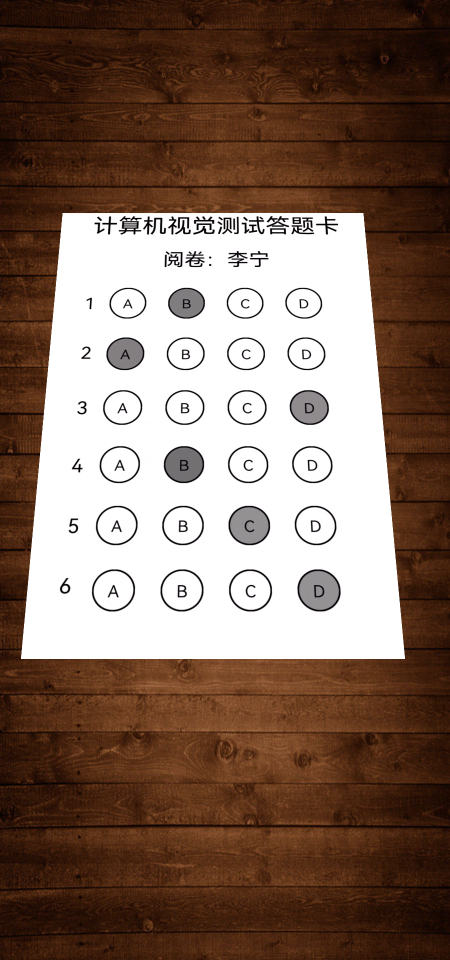
//> input picture data/samples/slant_card.png, 900 x 1920 px (shown at 1/2 size)
$ ./diag   (built with g++ and OpenCV 4)
//> lines starting //> are read from the running program, lines starting //| are printed output that depends on the picture; after the words box and inside, x2 and y2 are one past the last pixel; in counts of white or black regions, pixels touching at a corner belong together
// 诊断工具：打印答题卡定位过程中每一步的实际情况
#include <opencv2/opencv.hpp>
#include <opencv2/geometry.hpp>
#include <iostream>
#include <algorithm>
#include <vector>

int main(int argc, char** argv)
{
	std::string path = argc > 1 ? argv[1] : "slant_card.png";
	cv::Mat img = cv::imread(path);
//> img is the input picture: 1920 rows x 900 cols, CV_8UC3; mean B, G, R 94.8, 107.9, 130.9
	if (img.empty()) { std::cerr << "cannot read\n"; return 1; }

	cv::Mat gray, blur, edged;
	cv::cvtColor(img, gray, cv::COLOR_BGR2GRAY);
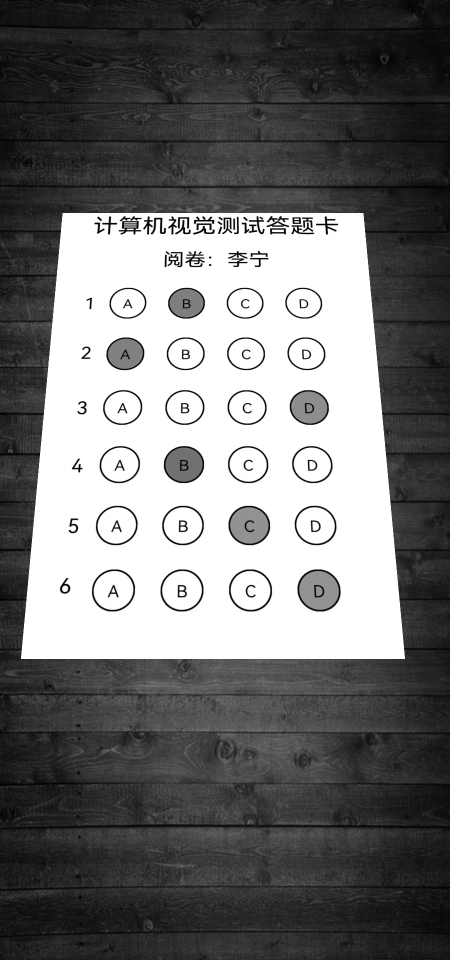
//> gray: 1920 rows x 900 cols, CV_8UC1 (shown at 1/2 size); min 0, max 255, mean 113.3
	cv::GaussianBlur(gray, blur, cv::Size(5, 5), 0);
	cv::Canny(blur, edged, 50, 200);
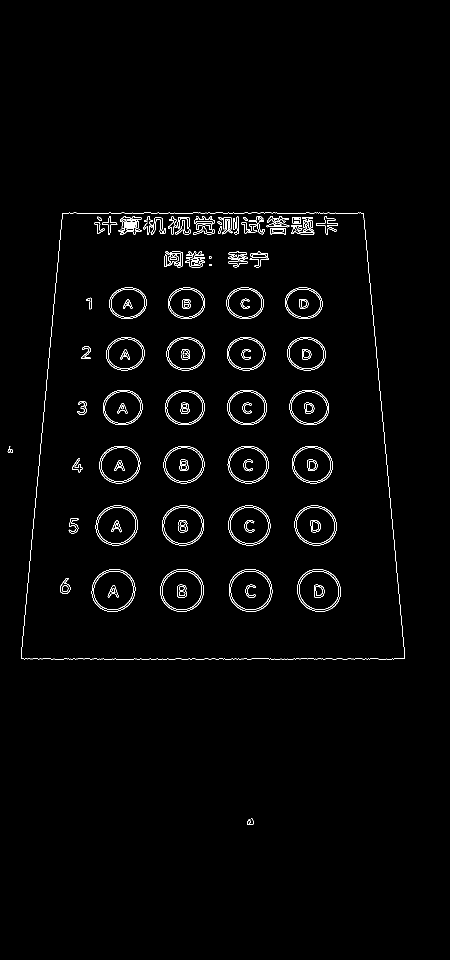
//> edged: 1920 rows x 900 cols, CV_8UC1 (shown at 1/2 size); 1.4% white in thin lines or dots, all inside (x1, y1, x2, y2) = (15, 425, 810, 1650)

	std::vector<std::vector<cv::Point>> contours;
	cv::findContours(edged, contours, cv::RETR_EXTERNAL, cv::CHAIN_APPROX_SIMPLE);
//> contours = 3 contours; box (x1, y1, x2, y2) and area: (42, 425, 810, 1319) 610938, (15, 892, 26, 906) 50, (494, 1636, 508, 1650) 47

	std::cout << "image: " << img.cols << "x" << img.rows << "\n";
//| image: 900x1920
	std::cout << "contours: " << contours.size() << "\n\n";
//| contours: 3

	struct Row { double area; size_t verts; double peri; double eps; };
	std::vector<Row> rows;
	for (const auto& c : contours)
	{
		std::vector<cv::Point> approx;
		double peri = cv::arcLength(c, true);
		double eps = peri * 0.02;
		cv::approxPolyDP(c, approx, eps, true);
		rows.push_back({ cv::contourArea(c), approx.size(), peri, eps });
	}
//> this loop made 3 passes
//> (peri, eps) on passes 1 to 3: (76.43, 1.53), (47.46, 0.949), (3304.1, 66.08)
	std::sort(rows.begin(), rows.end(), [](const Row& a, const Row& b) { return a.area > b.area; });

	std::cout << "top 12 contours by area:\n";
	std::cout << "  idx        area   verts     perim       eps  is_quad  big\n";
	for (size_t i = 0; i < std::min<size_t>(rows.size(), 12); ++i)
	{
		const auto& r = rows[i];
		printf("  %3zu  %10.1f  %5zu  %8.1f  %8.2f  %6s  %3s\n",
			i, r.area, r.verts, r.peri, r.eps,
			r.verts == 4 ? "yes" : "no",
			r.area > 20000 ? "yes" : "no");
	}
//> this loop made 3 passes
//|     0    610938.0      4    3304.1     66.08     yes  yes
//|     1        50.0     11      47.5      0.95      no   no
//|     2        47.0     11      76.4      1.53      no   no
	return 0;
}

$ run again, with data/samples/card_02_rotated.png copied over data/samples/slant_card.png
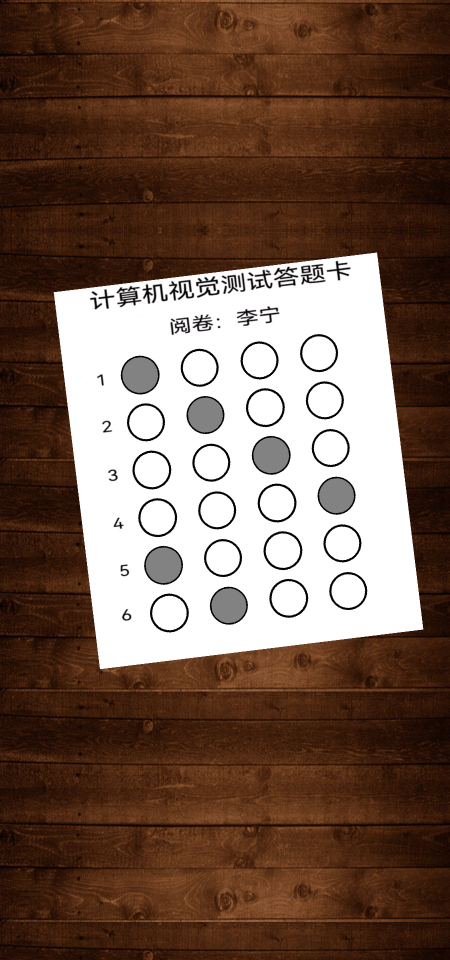
//> input picture data/samples/card_02_rotated.png, 900 x 1920 px (shown at 1/2 size)
//> img is the input picture: 1920 rows x 900 cols, CV_8UC3; mean B, G, R 77.1, 91, 115.4
//> `cv::cvtColor(img, gray, cv::COLOR_BGR2GRAY);`:
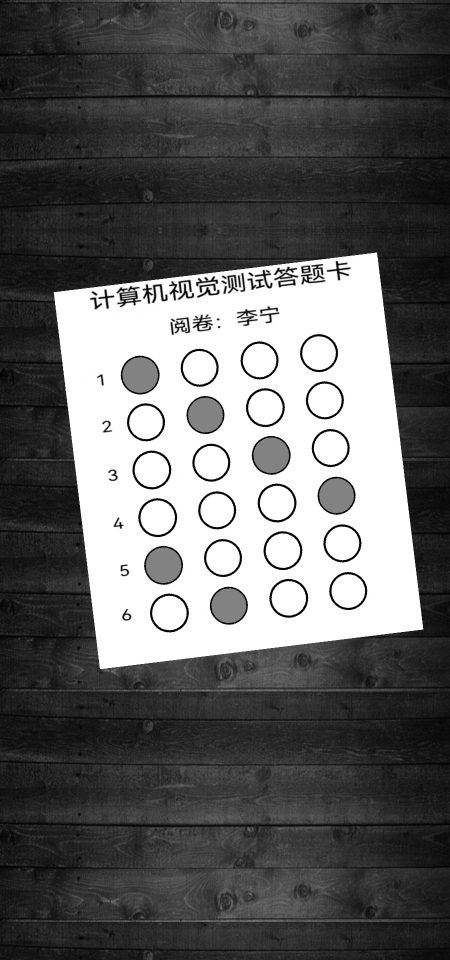
//> gray: 1920 rows x 900 cols, CV_8UC1 (shown at 1/2 size); min 0, max 255, mean 96.7
//> `cv::Canny(blur, edged, 50, 200);`:
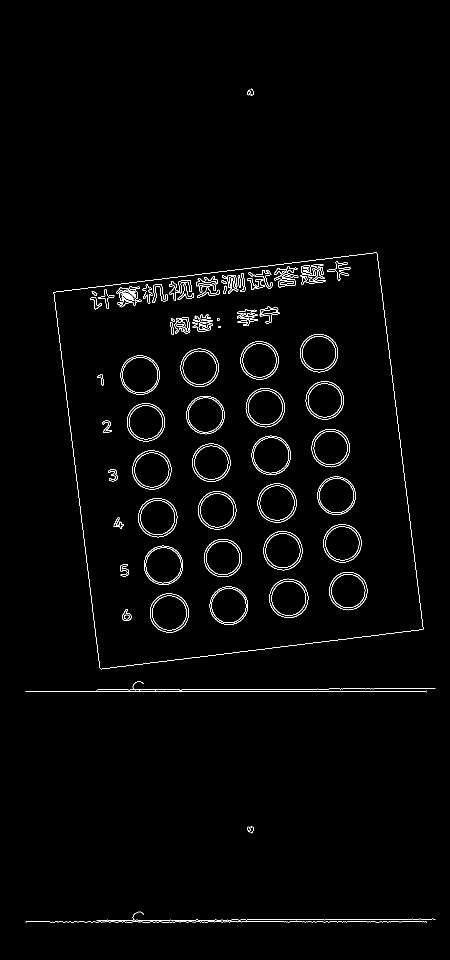
//> edged: 1920 rows x 900 cols, CV_8UC1 (shown at 1/2 size); 1.4% white in thin lines or dots, all inside (x1, y1, x2, y2) = (51, 177, 871, 1846)
//> contours = 5 contours; box (x1, y1, x2, y2) and area: (107, 505, 847, 1339) 494705, (51, 1823, 871, 1846) 318, (51, 1362, 871, 1385) 318, (494, 1653, 508, 1667) 47, (494, 177, 508, 191) 47
//| image: 900x1920
//| contours: 5
//> the loop `for (const auto& c : contours)` made 5 passes
//> (peri, eps) on passes 2, 4, 5: (76.43, 1.53), (2945.5, 58.91), (76.43, 1.53)
//> the loop `for (size_t i = 0; i < std::min<size_t>(rows.size(), 12); ++i)` made 5 passes
//|     0    494705.0      4    2945.5     58.91     yes  yes
//|     1       317.5      2    3018.3     60.37      no   no
//|     2       317.5      2    3018.3     60.37      no   no
//|     3        47.0     11      76.4      1.53      no   no
//|     4        47.0     11      76.4      1.53      no   no

$ run again, with data/samples/card_03_dark.png copied over data/samples/slant_card.png
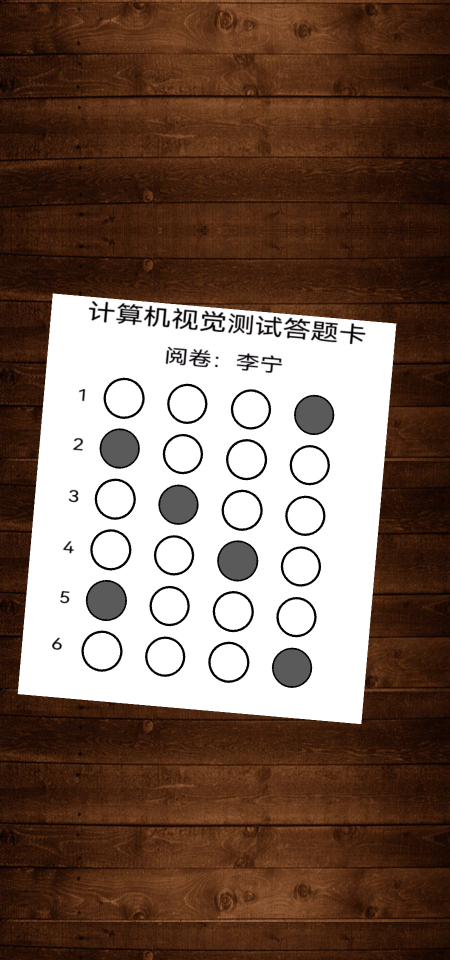
//> input picture data/samples/card_03_dark.png, 900 x 1920 px (shown at 1/2 size)
//> img is the input picture: 1920 rows x 900 cols, CV_8UC3; mean B, G, R 83.9, 96.9, 119.9
//> `cv::cvtColor(img, gray, cv::COLOR_BGR2GRAY);`:
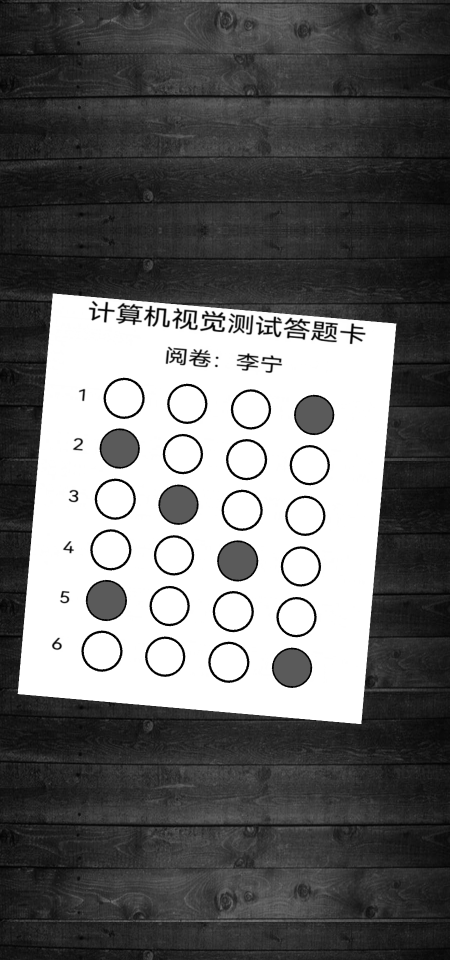
//> gray: 1920 rows x 900 cols, CV_8UC1 (shown at 1/2 size); min 0, max 255, mean 102.3
//> `cv::Canny(blur, edged, 50, 200);`:
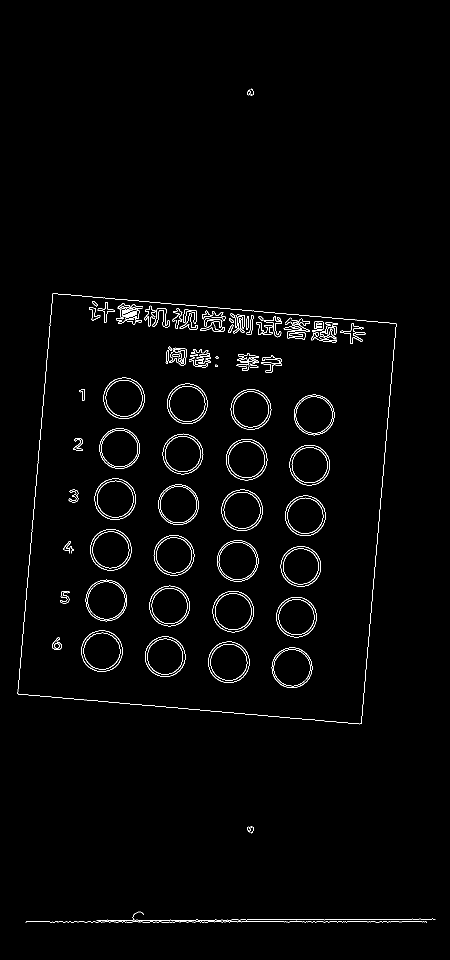
//> edged: 1920 rows x 900 cols, CV_8UC1 (shown at 1/2 size); 1.4% white in thin lines or dots, all inside (x1, y1, x2, y2) = (35, 177, 871, 1846)
//> contours = 4 contours; box (x1, y1, x2, y2) and area: (35, 587, 793, 1449) 554582, (51, 1823, 871, 1846) 318, (494, 1653, 508, 1667) 47, (494, 177, 508, 191) 47
//| image: 900x1920
//| contours: 4
//> the loop `for (const auto& c : contours)` made 4 passes
//> (peri, eps) on passes 2 to 4: (76.43, 1.53), (3100.7, 62.01), (76.43, 1.53)
//> the loop `for (size_t i = 0; i < std::min<size_t>(rows.size(), 12); ++i)` made 4 passes
//|     0    554582.0      4    3100.7     62.01     yes  yes
//|     1       317.5      2    3018.3     60.37      no   no
//|     2        47.0     11      76.4      1.53      no   no
//|     3        47.0     11      76.4      1.53      no   no
